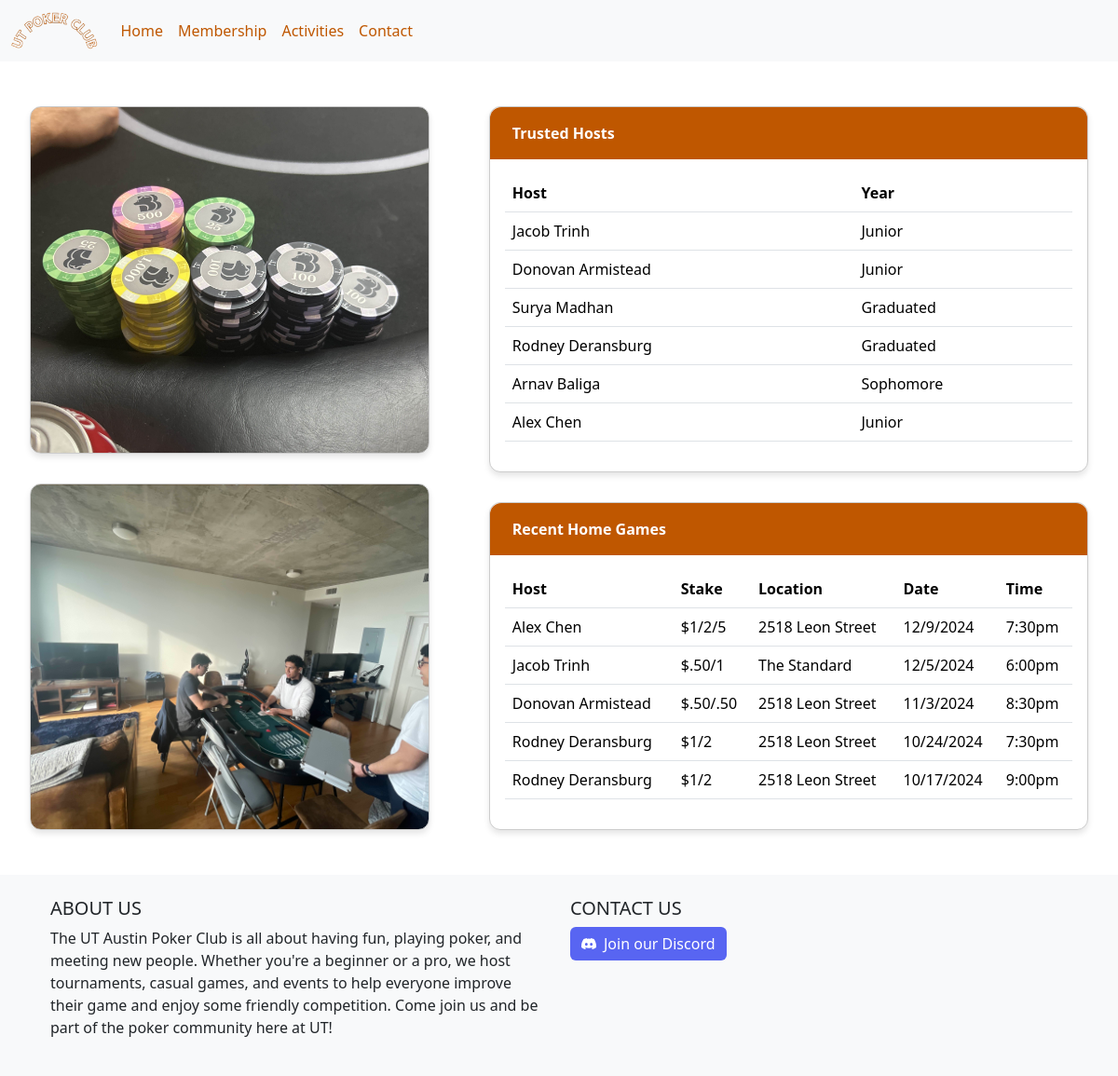
The page /activities/ on the database its author committed.
### utpokerapp/models.py (models this page shows, shortened)
class Host(models.Model):
    name = models.CharField(max_length=200)
    year = models.CharField(max_length=16)
    email = models.CharField(max_length=200)
    phone_number = models.FloatField()
    def __str__(self):
        return self.name

class Home_Game(models.Model):
    host = models.ForeignKey(Host, null=True, on_delete=models.SET_NULL)
    stake = models.CharField(max_length=200, null=True)
    location = models.CharField(max_length=200, null=True)
    date = models.CharField(max_length=200, null=True)
    time = models.CharField(max_length=200, null=True)

### utpokerapp/views.py (the view)
# urls.py: path('activities/', views.activities, name="activities")
def activities(request):
    hosts = Host.objects.all()
    homegames = Home_Game.objects.all().order_by('-id')[:6]
    return render(request, 'utpokerapp/activities.html', {'hosts': hosts, 'homegames': homegames})

### utpokerapp/templates/utpokerapp/activities.html (shortened to what this page needs)
{% extends 'utpokerapp/main.html' %}
{% load static %}
{% block content %}
<div class="page-wrapper">
    <div class="left-section">
        <div class="image-card" style="background-image: url('{% static 'images/activities7.jpg' %}');"></div>
        <div class="image-card" style="background-image: url('{% static 'images/activities2.jpg' %}');"></div>
    </div>
    <div class="right-section">
        <div class="ut-card">
            <div class="ut-card-header">Trusted Hosts</div>
            <div class="table-wrapper">
                <table class="table">
                    <thead>
                        <tr>
                            <th>Host</th>
                            <th>Year</th>
                        </tr>
                    </thead>
                    <tbody>
                        {% for i in hosts %}
                            <tr>
                                <td>{{ i.name }}</td>
                                <td>{{ i.year }}</td>
                            </tr>
                        {% endfor %}
                    </tbody>
                </table>
            </div>
        </div>
        <div class="ut-card">
            <div class="ut-card-header">Recent Home Games</div>
            <div class="table-wrapper">
                <table class="table">
                    <thead>
                        <tr>
                            <th>Host</th>
                            <th>Stake</th>
                            <th>Location</th>
                            <th>Date</th>
                            <th>Time</th>
                        </tr>
                    </thead>
                    <tbody>
                        {% for i in homegames %}
                        <tr>
                            <td>{{ i.host }}</td>
                            <td>${{ i.stake }}</td>
                            <td>{{ i.location }}</td>
                            <td>{{ i.date }}</td>
                            <td>{{ i.time }}</td>
                        </tr>
                        {% endfor %}
                    </tbody>
                </table>
            </div>
        </div>
        </div>
    </div>
{% endblock %}

### utpokerapp/templates/utpokerapp/main.html (shortened to what this page needs)
<!DOCTYPE html>
<html lang="en">
<head>
    <link href="https://cdn.jsdelivr.net/npm/bootstrap@5.3.3/dist/css/bootstrap.min.css" rel="stylesheet">
</head>
<body>
    {% include 'utpokerapp/navbar.html/' %}
    {% block content %}
    {% endblock %}
    {% include 'utpokerapp/footer.html/' %}
</body>
</html>

### utpokerapp/templates/utpokerapp/navbar.html (shortened to what this page needs)
{% load static %}
<nav class="navbar navbar-expand-lg bg-body-tertiary">
  <div class="container-fluid">
    <a class="navbar-brand" href="#">
      <img src="{% static 'images/logo.png' %}" alt="UT Poker Club Logo">
    </a>
    <div class="collapse navbar-collapse" id="navbarNavAltMarkup">
      <div class="navbar-nav">
        <a class="nav-link text-burnt-orange active" aria-current="page" href="{% url 'home' %}">Home</a>
        <a class="nav-link text-burnt-orange" href="{% url 'membership' %}">Membership</a>
        <a class="nav-link text-burnt-orange" href="{% url 'activities' %}">Activities</a>
        <a class="nav-link text-burnt-orange" href="{% url 'contact' %}">Contact</a>
      </div>
    </div>
  </div>
</nav>

### utpokerapp/templates/utpokerapp/footer.html (shortened to what this page needs)
<footer class="bg-body-tertiary text-center text-lg-start">
  <div class="container p-4">
    <div class="row">
      <div class="col-lg-6 col-md-12 mb-4 mb-md-0">
        <h5 class="text-uppercase">About Us</h5>
        <p>
          The UT Austin Poker Club is all about having fun, playing poker, and meeting new people. Whether you're a beginner or a pro, we host tournaments, casual games, and events to help everyone improve their game and enjoy some friendly competition. Come join us and be part of the poker community here at UT!
        </p>
      </div>
      <div class="col-lg-6 col-md-12 mb-4 mb-md-0">
        <h5 class="text-uppercase">Contact us</h5>
        <a href="https://discord.gg/BYGY3XafCu" class="btn btn-primary d-inline-flex align-items-center" style="background-color: #5865F2; border: none;">
          Join our Discord
        </a>

### utpokerapp/templates/utpokerapp/navbar.html (style rules this page uses)
.text-burnt-orange { color: #BF5700 }
.nav-link.active.text-burnt-orange { color: #BF5700 }
.navbar-brand img { height: 40px; width: auto; }

### utpokerapp/templates/utpokerapp/activities.html (style rules this page uses)
:root { --ut-orange: #BF5700; --ut-white: #FFFFFF; --ut-gray: #333F48; --ut-light-gray: #F8F9FA; }
:root { --ut-tertiary: #CCCCCC; }
.page-wrapper { min-height: 100vh; display: flex; gap: 2rem; justify-content: center; padding: 2rem 1rem; }
.left-section, .right-section { display: flex; flex-direction: column; justify-content: space-between; padding: 1rem; box-sizing: border-box; }
.left-section { flex: 1; max-width: 40%; gap: 2rem; }
.right-section { flex: 1.5; max-width: 60%; gap: 2rem; }
.ut-card { border: 1px solid var(--ut-tertiary); border-radius: 12px; box-shadow: 0 4px 6px rgba(0, 0, 0, 0.1); background: var(--ut-white); flex: 1; }
.ut-card-header { background: var(--ut-orange); color: var(--ut-white); padding: 1rem 1.5rem; border-radius: 12px 12px 0 0; font-weight: bold; }
.image-card { width: 100%; height: 500px; border-radius: 12px; background-size: cover; background-position: center; box-shadow: 0 4px 6px rgba(0, 0, 0, 0.1); border: 1px solid var(--ut-tertiary); flex: 1; }
.table-wrapper { padding: 1rem; }

### rows shown on the page
Host: name "Jacob Trinh", year "Junior"
Host: name "Donovan Armistead", year "Junior"
Host: name "Surya Madhan", year "Graduated"
Host: name "Rodney Deransburg", year "Graduated"
Host: name "Arnav Baliga", year "Sophomore"
Host: name "Alex Chen", year "Junior"
Home_Game: host "Alex Chen", stake "1/2/5", location "2518 Leon Street", date "12/9/2024", time "7:30pm"
Home_Game: host "Jacob Trinh", stake ".50/1", location "The Standard", date "12/5/2024", time "6:00pm"
Home_Game: host "Donovan Armistead", stake ".50/.50", location "2518 Leon Street", date "11/3/2024", time "8:30pm"
Home_Game: host "Rodney Deransburg", stake "1/2", location "2518 Leon Street", date "10/24/2024", time "7:30pm"
Home_Game: host "Rodney Deransburg", stake "1/2", location "2518 Leon Street", date "10/17/2024", time "9:00pm"
